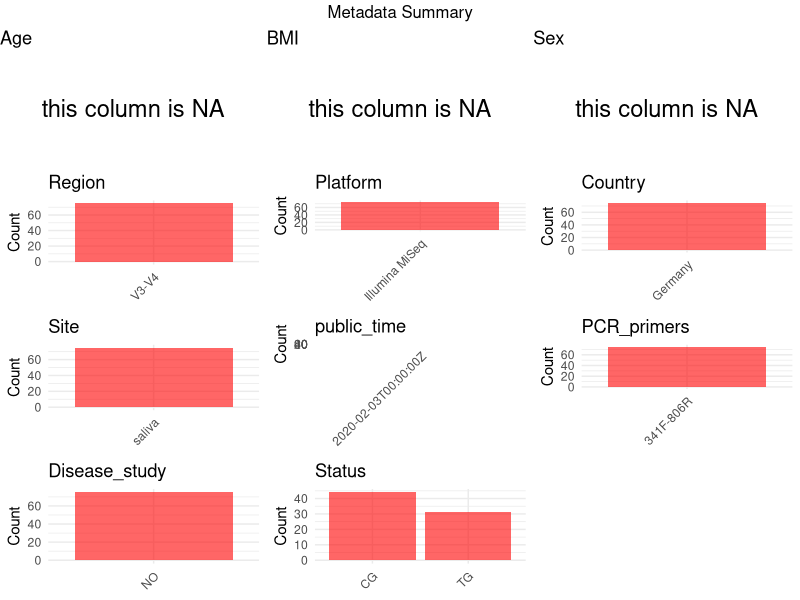

Generate this figure with R:
## ---- chunk 1
# Load necessary libraries
library(dplyr)
library(ggplot2)
library(gridExtra)

# Set working directory (update this path to your local directory)
setwd("D:/studylearning/董彪师兄项目/任务/修改20250922/PRJNA577839")

# Read the initial metadata files
initial_meta<-read.csv("SraRunTable.csv",header = T)

# Display the first few rows of the metadata
head(initial_meta)
## ---- chunk 2
# Create a uniform metadata dataframe
metadata <- data.frame(
  BioProject = initial_meta$BioProject,
  Run = initial_meta$Run,
  sample_name = initial_meta$Sample.Name,
  Age = NA,
  BMI = NA,
  Sex= NA,
  Region = "V3-V4",
  Platform = initial_meta$Instrument,
  Country = initial_meta$geo_loc_name_country,
  Site = initial_meta$env_medium,
  public_time = initial_meta$ReleaseDate,
  stringsAsFactors = FALSE
)
## ---- chunk 3
# Add information obtained from the publication
metadata$PCR_primers <- "341F-806R"  # Update based on the publication
metadata$title <- "Influence of the long-term use of oral hygiene products containing stannous ions on the salivary microbiome – a randomized controlled trial"
metadata$Disease_study <- "NO"
metadata <- metadata %>% mutate(Status=case_when(grepl("TG",sample_name)~"TG",grepl("CG",sample_name)~"CG"))
## ---- chunk 4
# Check the number of unique runs and sample names
print(paste("Number of unique runs:", length(unique(metadata$Run))))
print(paste("Number of unique sample names:", length(unique(metadata$sample_name))))
## ---- chunk 5
# Select columns for visualization
plot_data <- metadata %>%
  select(-BioProject, -Run, -sample_name, -title)

# Function to create simple plots for each column
create_simple_plots <- function(data) {
  plots <- list()
  
  for (col in colnames(data)) {
    # Check if the column is all NA
    if (all(is.na(data[[col]]))) {
      # Create an empty plot with text indicating all NA
      p <- ggplot() +
        annotate("text", x = 0.5, y = 0.5, label = "this column is NA", size = 6) +
        labs(title = col) +
        theme_void()
    } else if (is.numeric(data[[col]])) {
      # Numeric variable: histogram
      p <- ggplot(data, aes(x = .data[[col]])) +
        geom_histogram(fill = "blue", alpha = 0.6, bins = 20, na.rm = TRUE) +
        labs(title = col) +
        theme_minimal()
    } else {
      # Categorical variable: bar plot (remove NA values)
      count_data <- as.data.frame(table(data[[col]], useNA = "ifany"))
      p <- ggplot(count_data, aes(x = reorder(Var1, -Freq), y = Freq)) +
        geom_col(fill = "red", alpha = 0.6) +
        labs(title = col, x = NULL, y = "Count") +
        theme_minimal() +
        theme(axis.text.x = element_text(angle = 45, hjust = 1))
    }
    plots[[col]] <- p
  }
  
  return(plots)
}

# Generate and arrange plots
plots <- create_simple_plots(plot_data)
grid.arrange(grobs = plots, ncol = 3, top = "Metadata Summary")
## ---- chunk 6
# Reorder columns to match the desired format
metadata <- metadata[, c(
  "BioProject", "Run", "sample_name", "Age", "BMI", "Sex", 
  "Region", "Platform", "Country", "Site", "public_time", 
  "PCR_primers", "title", "Disease_study", "Status"
)]

# Export the uniform metadata to a CSV file
write.csv(metadata, file = "metadata.csv", quote = FALSE)
